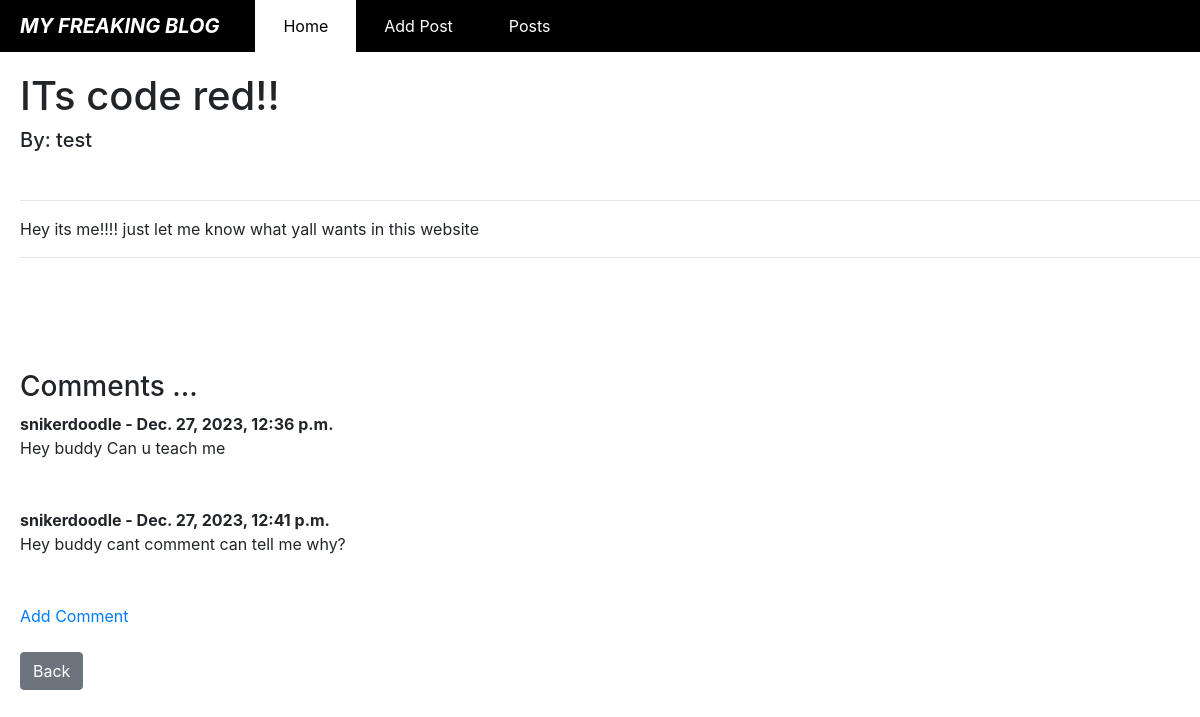
Page /article/3 on the committed database.
### myblog/models.py (models this page shows, shortened)
class Post(models.Model):
    title = models.CharField(max_length=255)
    author = models.ForeignKey(User,on_delete=models.CASCADE)
    body = models.TextField()

class Comment(models.Model):
    post = models.ForeignKey(Post, on_delete=models.CASCADE ,related_name='comments')
    name = models.CharField(max_length=255)
    body = models.TextField()
    date_added = models.DateTimeField(auto_now_add=True)

### myblog/views.py (the view)
# urls.py: path('article/<int:pk>', ArticleDetailViews.as_view(),name = 'article-detail'),
class ArticleDetailViews(DetailView):
    model = Post
    template_name = 'article_detail.html'

### myblog/templates/article_detail.html
{%extends 'base.html'%}
{%block content%}
<h1>{{post.title}}</h1>
<h5>By: {{post.author}}</h5><br>
<hr>
{{post.body}}
<hr>
<br><br>
<br>
<br>
<h3>Comments ...</h3>
{% if not post.comments.all%}
<p>No comments yet.</p><a href="{%url 'add_comment' post.pk%}">Add one</a>
{%else%}
{%for comment in post.comments.all %}
<strong>
    {{comment.name}} -
    {{comment.date_added}}
</strong>
<br>
{{comment.body}}
<br>
<br>
<br>
{%endfor%}
<a href="{% url 'add_comment' post.pk %}">Add Comment</a>
{% endif %}
<br><br>
<a href="{%url 'home'%}" class="btn btn-secondary" >Back</a>
{%endblock%}

### myblog/templates/base.html (style rules this page uses)
body { background-color: #ffffff; }

### rows in the picture
Post: title "ITs code red!!", author "test", body "Hey its me!!!! just let me know what yall wants in this website"
Comment: name "snikerdoodle", date_added "Dec. 27, 2023, 12:36 p.m.", body "Hey buddy Can u teach me"
Comment: name "snikerdoodle", date_added "Dec. 27, 2023, 12:41 p.m.", body "Hey buddy cant comment can tell me why?"
